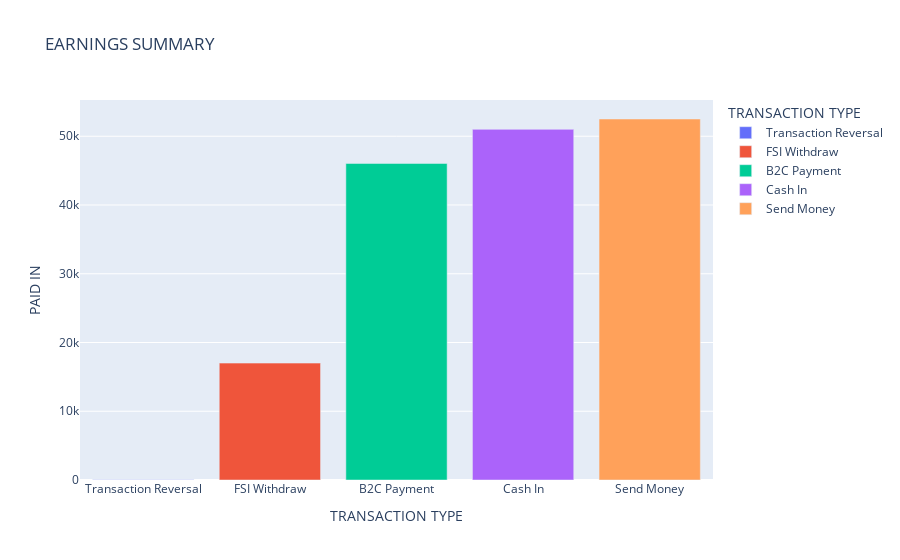

Notebook source saved alongside this figure:
### Code cell
fig = px.bar(earnings_data,x= 'TRANSACTION TYPE', y='PAID IN',color= 'TRANSACTION TYPE',  title='EARNINGS SUMMARY')
fig.show()

### Figure 1 — Plotly figure (JSON) as saved in the notebook; plotly's stock layout.template omitted (floating-point values rounded to 4 significant figures)
{"data": [{"alignmentgroup": "True", "hovertemplate": "TRANSACTION TYPE=%{x}<br>PAID IN=%{y}<extra></extra>", "legendgroup": "Transaction Reversal", "marker": {"color": "#636efa", "pattern": {"shape": ""}}, "name": "Transaction Reversal", "offsetgroup": "Transaction Reversal", "orientation": "v", "showlegend": true, "textposition": "auto", "type": "bar", "x": ["Transaction Reversal"], "xaxis": "x", "y": [50], "yaxis": "y"}, {"alignmentgroup": "True", "hovertemplate": "TRANSACTION TYPE=%{x}<br>PAID IN=%{y}<extra></extra>", "legendgroup": "FSI Withdraw", "marker": {"color": "#EF553B", "pattern": {"shape": ""}}, "name": "FSI Withdraw", "offsetgroup": "FSI Withdraw", "orientation": "v", "showlegend": true, "textposition": "auto", "type": "bar", "x": ["FSI Withdraw"], "xaxis": "x", "y": [17000], "yaxis": "y"}, {"alignmentgroup": "True", "hovertemplate": "TRANSACTION TYPE=%{x}<br>PAID IN=%{y}<extra></extra>", "legendgroup": "B2C Payment", "marker": {"color": "#00cc96", "pattern": {"shape": ""}}, "name": "B2C Payment", "offsetgroup": "B2C Payment", "orientation": "v", "showlegend": true, "textposition": "auto", "type": "bar", "x": ["B2C Payment"], "xaxis": "x", "y": [46040], "yaxis": "y"}, {"alignmentgroup": "True", "hovertemplate": "TRANSACTION TYPE=%{x}<br>PAID IN=%{y}<extra></extra>", "legendgroup": "Cash In", "marker": {"color": "#ab63fa", "pattern": {"shape": ""}}, "name": "Cash In", "offsetgroup": "Cash In", "orientation": "v", "showlegend": true, "textposition": "auto", "type": "bar", "x": ["Cash In"], "xaxis": "x", "y": [51000], "yaxis": "y"}, {"alignmentgroup": "True", "hovertemplate": "TRANSACTION TYPE=%{x}<br>PAID IN=%{y}<extra></extra>", "legendgroup": "Send Money", "marker": {"color": "#FFA15A", "pattern": {"shape": ""}}, "name": "Send Money", "offsetgroup": "Send Money", "orientation": "v", "showlegend": true, "textposition": "auto", "type": "bar", "x": ["Send Money"], "xaxis": "x", "y": [52508], "yaxis": "y"}], "layout": {"barmode": "relative", "legend": {"title": {"text": "TRANSACTION TYPE"}, "tracegroupgap": 0}, "title": {"text": "EARNINGS SUMMARY"}, "xaxis": {"anchor": "y", "categoryarray": ["Transaction Reversal", "FSI Withdraw", "B2C Payment", "Cash In", "Send Money"], "categoryorder": "array", "domain": [0, 1], "title": {"text": "TRANSACTION TYPE"}}, "yaxis": {"anchor": "x", "domain": [0, 1], "title": {"text": "PAID IN"}}}}
